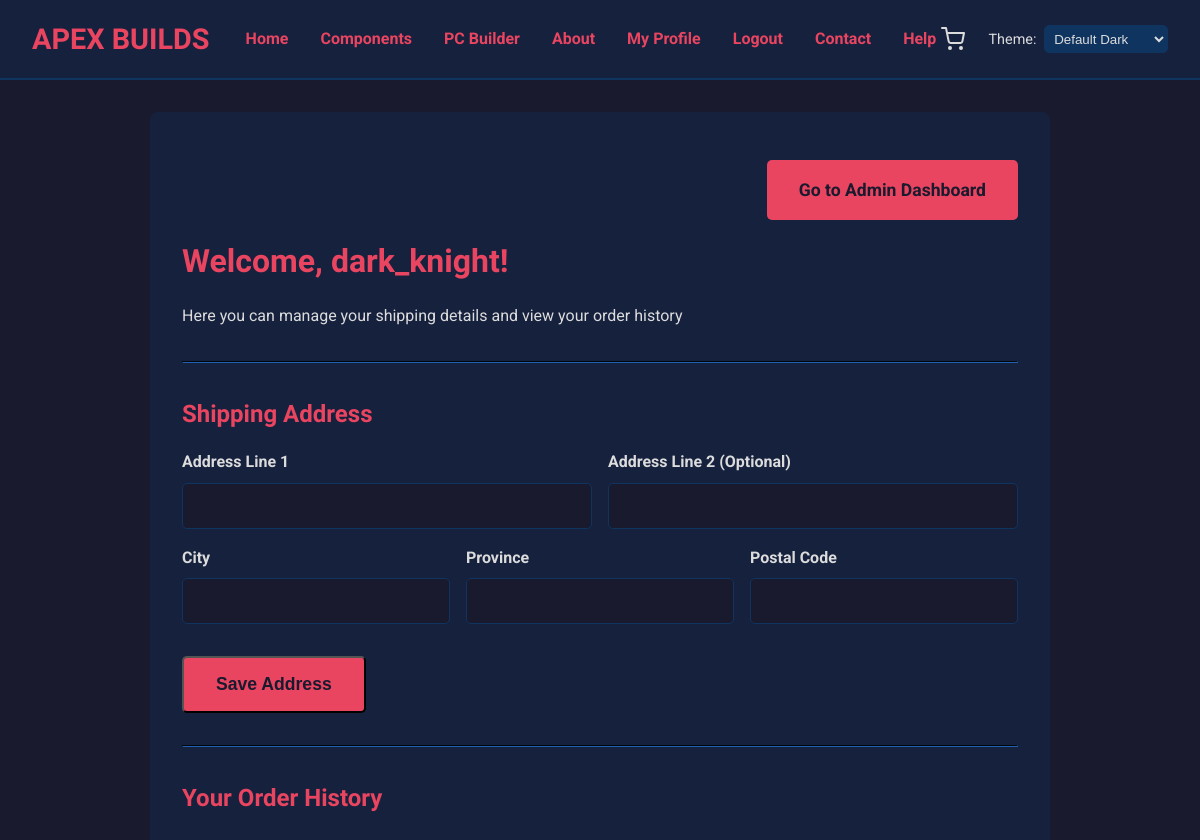
Before: /profile.php (signed in, upper part) with the older database file.
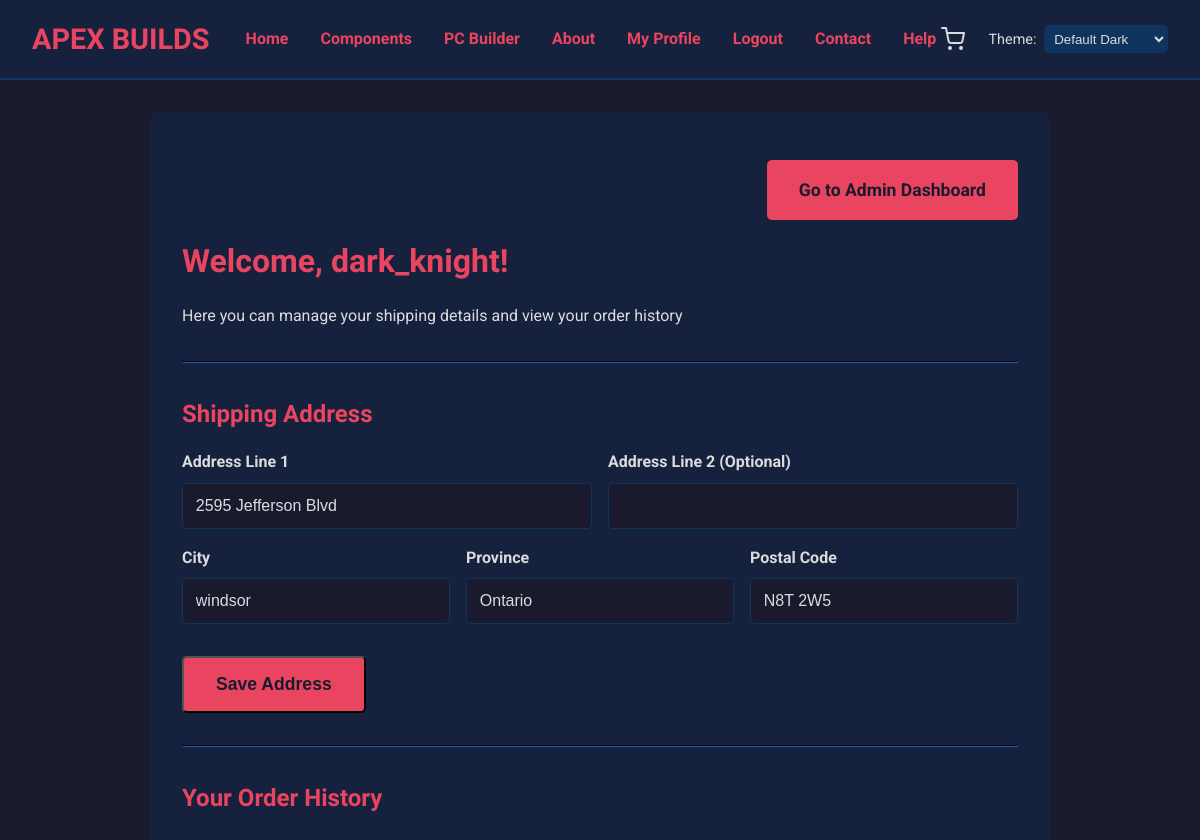
After: the same page with the newer database file.
### tables this page shows
CREATE TABLE `users` (
  `id` int(11) NOT NULL,
  `username` varchar(50) NOT NULL,
  `email` varchar(100) NOT NULL,
  `nickname` varchar(50) DEFAULT NULL,
  `password_hash` varchar(255) NOT NULL,
  `role` enum('customer','admin') NOT NULL DEFAULT 'customer',
  `is_active` tinyint(1) NOT NULL DEFAULT 1,
  `created_at` timestamp NOT NULL DEFAULT current_timestamp(),
  `address_line1` varchar(255) DEFAULT NULL,
  `address_line2` varchar(255) DEFAULT NULL,
  `city` varchar(100) DEFAULT NULL,
  `province` varchar(50) DEFAULT NULL,
  `postal_code` varchar(10) DEFAULT NULL
);

### profile.php (the view, shortened to what this page needs)
<?php
require_once 'php/header.php';
$user_id = $_SESSION['user_id'];
require_once 'php/db_connect.php';
$stmt = $conn->prepare("SELECT username, nickname, email, address_line1, address_line2, city, province, postal_code FROM users WHERE id = ?");
$stmt->bind_param("i", $user_id);
$stmt->execute();
$user = $stmt->get_result()->fetch_assoc();
$display_name = !empty($user['nickname']) ? $user['nickname'] : $user['username'];
?>
<!DOCTYPE html>
<html lang="en">
<head>
    <link rel="stylesheet" href="css/style.css" id="theme-stylesheet">
</head>
<body>
    <?php require_once 'php/header.php'; ?>
    <main>
        <div class="content-container">
            <?php if (isset($_SESSION['role']) && $_SESSION['role'] === 'admin'): ?>
                <div class="admin-link-container">
                    <a href="admin/index.php" class="cta-button" target="_blank" rel="noopener noreferrer">Go to Admin Dashboard</a>
                </div>
            <?php endif; ?>
            <h1>Welcome, <?php echo htmlspecialchars($display_name); ?>!</h1>
            <p>Here you can manage your shipping details and view your order history</p>
            <hr class="divider">
            <h2>Shipping Address</h2>
            <form action="profile.php" method="post" class="profile-form">
                <div class="form-row">
                    <div class="form-group">
                        <label for="address_line1">Address Line 1</label>
                        <input type="text" name="address_line1" value="<?php echo htmlspecialchars($user['address_line1'] ?? ''); ?>">
                    </div>
                    <div class="form-group">
                        <label for="address_line2">Address Line 2 (Optional)</label>
                        <input type="text" name="address_line2" value="<?php echo htmlspecialchars($user['address_line2'] ?? ''); ?>">
                    </div>
                </div>
                <div class="form-row">
                    <div class="form-group">
                        <label for="city">City</label>
                        <input type="text" name="city" value="<?php echo htmlspecialchars($user['city'] ?? ''); ?>">
                    </div>
                    <div class="form-group">
                        <label for="province">Province</label>
                        <input type="text" name="province" value="<?php echo htmlspecialchars($user['province'] ?? ''); ?>">
                    </div>
                    <div class="form-group">
                        <label for="postal_code">Postal Code</label>
                        <input type="text" name="postal_code" value="<?php echo htmlspecialchars($user['postal_code'] ?? ''); ?>">
                    </div>
                </div>
                <button type="submit" name="update_address" class="cta-button">Save Address</button>
            </form>
            <hr class="divider">
            <h2>Your Order History</h2>
        </div>
    </main>
</body>
</html>

Changed rows visible on the page:
changed users "dark_knight": address_line1 (not shown) → "2595 Jefferson Blvd"; city (not shown) → "windsor"; province (not shown) → "Ontario"; postal_code (not shown) → "N8T 2W5"
